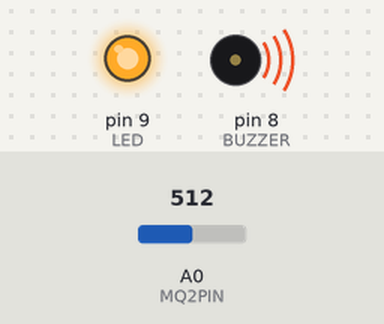
The sketch below on a simulated Arduino Uno, built with avr-gcc and run on an emulated ATmega328P. On the bench: output pins drawn as LEDs (lit = HIGH), buzzer (waves = sounding, pin HIGH). Inputs (shaded band) come from the test bench; at power-on: A0 (MQ2PIN) = 512. What the sketch prints to the serial monitor is not drawn.

Above: at 3.2 s.
3.3 s: A0 (MQ2PIN) set to 315
11.2 s: A0 (MQ2PIN) set to 284
At 16.7 s:
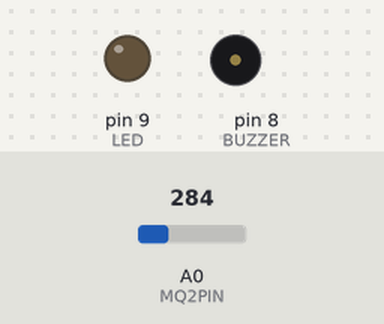
22.6 s: A0 (MQ2PIN) set to 306
At 24.18 s:
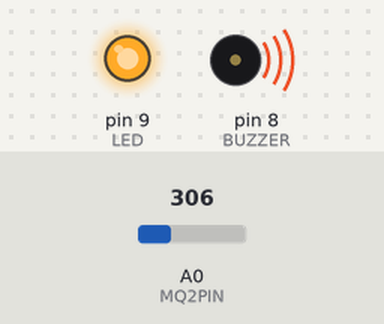
Timing chart, 0 to 36.5 s (numbered marks = the images above; inputs shaded):
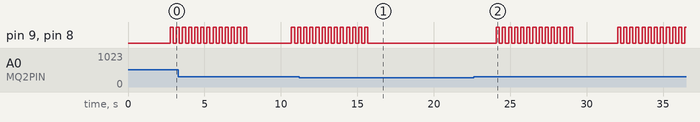

Measured:
- the behaviour switches between 301 and 300 on A0 (MQ2PIN) (found by bisection; images 0 and 1)
- after the input at 11.2 s, pin 9 (LED), pin 8 (BUZZER): goes on until 15.7 s, then stays LOW
- after the input at 22.6 s, pin 9 (LED), pin 8 (BUZZER): goes 12 × (HIGH 0.20 s, LOW 0.20 s), HIGH 0.20 s, LOW 2.9 s, 11 × (HIGH 0.20 s, LOW 0.20 s), then HIGH, starting after 1.5 s

The sketch:

smoks.ino
```cpp
// Pin Definitions
#define MQ2PIN A0         // MQ-2 analog output to Analog Pin A0
#define BUZZER 8          // Buzzer connected to Digital Pin 8
#define LED 9             // LED connected to Digital Pin 9

// Smoke detection threshold (adjust based on your sensor calibration)
#define SMOKE_THRESHOLD 300  // Analog value threshold for smoke detection

// Variables
int mq2Value = 0;
bool smokeDetected = false;

void setup() {
  // Initialize Serial Monitor
  Serial.begin(9600);

  // Set pin modes
  pinMode(BUZZER, OUTPUT);
  pinMode(LED, OUTPUT);
  pinMode(MQ2PIN, INPUT);

  // Ensure buzzer and LED are off initially
  digitalWrite(BUZZER, LOW);
  digitalWrite(LED, LOW);

  // Warm-up message
  Serial.println("System Initializing...");
  Serial.println("MQ-2 sensor warming up (30 seconds recommended)...");
  delay(2000);
  Serial.println("System Ready!");
  Serial.println();
}

void loop() {
  // Read MQ-2 sensor
  mq2Value = analogRead(MQ2PIN);

  // Check if smoke is detected
  smokeDetected = (mq2Value > SMOKE_THRESHOLD);

  // Print table header
  Serial.println("╔════════════════════════════════════════════════════════════╗");
  Serial.println("║              SMOKE DETECTION SYSTEM                        ║");
  Serial.println("╠════════════════════════════════════════════════════════════╣");

  // MQ-2 sensor value row
  Serial.print("║ MQ-2 Sensor Value:  ");
  Serial.print(mq2Value);
  printSpaces(37 - String(mq2Value).length());
  Serial.println("║");

  // Smoke detection status row
  Serial.print("║ Smoke Detected:     ");
  if (smokeDetected) {
    Serial.print("YES - ALARM ACTIVE!");
    printSpaces(21);
  } else {
    Serial.print("NO");
    printSpaces(37);
  }
  Serial.println("║");

  Serial.println("╚════════════════════════════════════════════════════════════╝");
  Serial.println();

  // Activate alarm if smoke detected
  if (smokeDetected) {
    activateAlarm();
  } else {
    // Ensure buzzer and LED are off when no smoke
    digitalWrite(BUZZER, LOW);
    digitalWrite(LED, LOW);
  }

  // Delay before next reading
  delay(2000);
}

// Function to activate buzzer and LED for 5 seconds
void activateAlarm() {
  unsigned long startTime = millis();

  while (millis() - startTime < 5000) {  // Run for 5 seconds
    digitalWrite(BUZZER, HIGH);
    digitalWrite(LED, HIGH);
    delay(200);  // Beep pattern: ON for 200ms

    digitalWrite(BUZZER, LOW);
    digitalWrite(LED, LOW);
    delay(200);  // Beep pattern: OFF for 200ms
  }

  // Ensure they're off after alarm
  digitalWrite(BUZZER, LOW);
  digitalWrite(LED, LOW);
}

// Helper function to print spaces for table alignment
void printSpaces(int count) {
  for (int i = 0; i < count; i++) {
    Serial.print(" ");
  }
}
```
